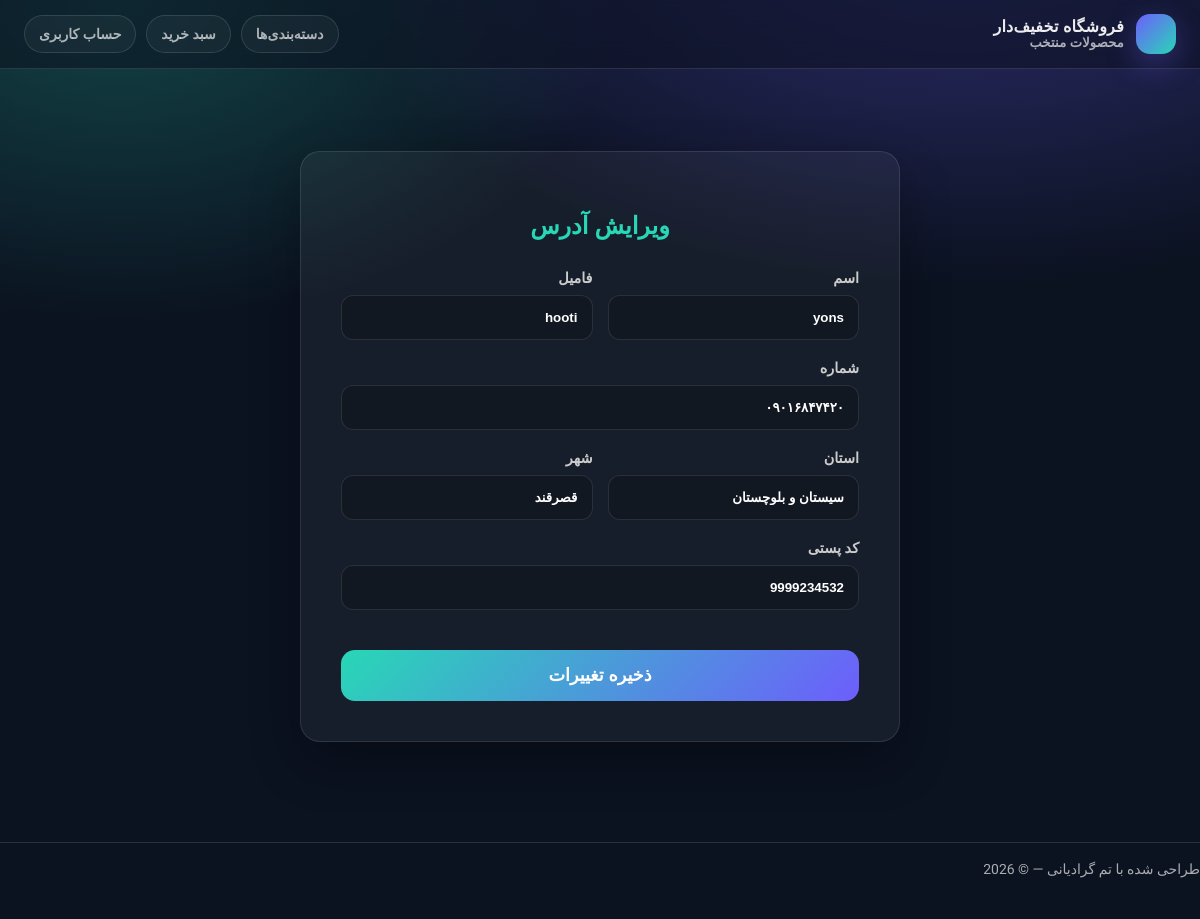
Before: /account/edit_address/1/ (signed in) with the older database file.
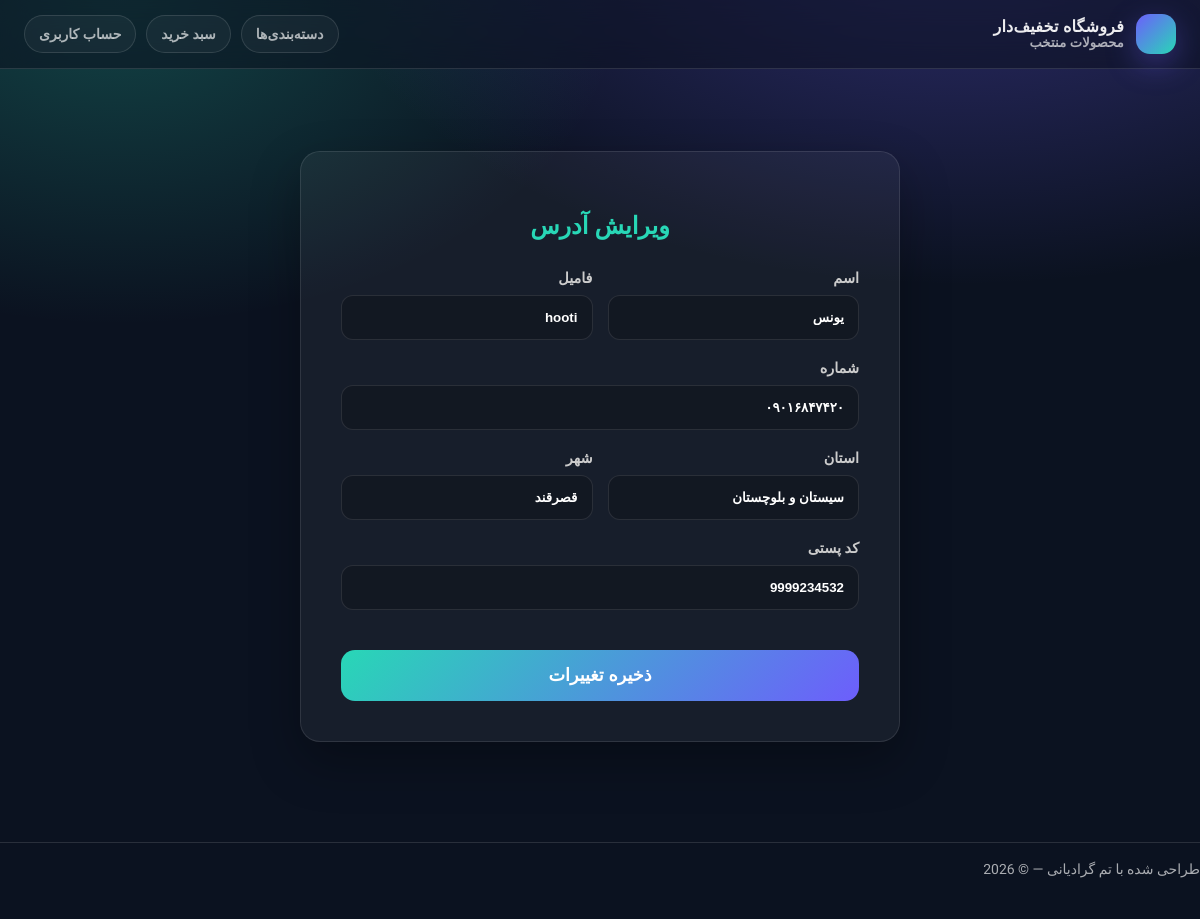
After: the same page with the newer database file.
### account/models.py (models this page shows, shortened)
class AddressUser(models.Model):
    user = models.ForeignKey(User, on_delete=models.CASCADE, related_name='user', verbose_name="کاربر")
    phone_number = models.CharField(max_length=11, null=True, blank=True, verbose_name="شماره")
    first_name = models.CharField(max_length=55, verbose_name='اسم', null=True, blank=True)
    last_name = models.CharField(max_length=55, verbose_name='فامیل', null=True, blank=True)
    province = models.CharField(max_length=255, null=True, blank=True, verbose_name="استان")
    city = models.CharField(max_length=255, null=True, blank=True, verbose_name="شهر")
    cod_post = models.CharField(max_length=10, null=True, blank=True, verbose_name="کد پستی")
    created_at = models.DateTimeField(auto_now_add=True)
    updated_at = models.DateTimeField(auto_now=True)
    class Meta:
        ordering = ['-created_at']
        indexes = [
            models.Index(fields=["-created_at"]),
        ]

### account/views.py (the view, shortened to what this page needs)
# urls.py: path('edit_address/<int:pk>/', views.EditAddressView.as_view(), name='edit_address'),
class EditAddressView(UserPassesTestMixin, generic.UpdateView):
    model = AddressUser
    form_class = AddressCreatedForm
    template_name = "account/address_create.html"
    def test_func(self):
        if not self.request.user.is_authenticated:
            return False
        return True
    def get_context_data(self, **kwargs):
        context = super().get_context_data(**kwargs)
        context['is_edit'] = True
        return context

### account/forms.py
class AddressCreatedForm(forms.ModelForm):
    class Meta:
        model = AddressUser
        fields = ["first_name", "last_name", "phone_number", "province", "city", "cod_post"]
        widgets = {
            "first_name": forms.TextInput(attrs={'class': 'form-input', 'placeholder': 'نام خود را وارد کنید'}),
            "last_name": forms.TextInput(attrs={'class': 'form-input', 'placeholder': 'نام خانوادگی خود را وارد کنید'}),
            "phone_number": forms.TextInput(attrs={'class': 'form-input', 'placeholder': '09xxxxxxxxx'}),
            "province": forms.TextInput(attrs={'class': 'form-input', 'placeholder': 'مثلا: تهران'}),
            "city": forms.TextInput(attrs={'class': 'form-input', 'placeholder': 'مثلا: تهران'}),
            "cod_post": forms.TextInput(attrs={'class': 'form-input', 'placeholder': '12345-67890'}),
        }

### cart/context_processors.py (called while the page is built)
def cart(request):
    return {'cart': Cart(request)}

### account/templates/account/address_create.html (shortened to what this page needs)
{% extends "parent/base.html" %}
{% block content %}
<div class="address-container">
  <h2>{% if is_edit %}ویرایش آدرس{% else %}ثبت آدرس جدید{% endif %}</h2>
  <form method="post">
    <div class="form-row">
      <div class="form-group">
        <label for="{{ form.first_name.id_for_label }}">{{ form.first_name.label }}</label>
        {{ form.first_name }}
      </div>
      <div class="form-group">
        <label for="{{ form.last_name.id_for_label }}">{{ form.last_name.label }}</label>
        {{ form.last_name }}
      </div>
    </div>
    <div class="form-group">
      <label for="{{ form.phone_number.id_for_label }}">{{ form.phone_number.label }}</label>
      {{ form.phone_number }}
    </div>
    <div class="form-row">
      <div class="form-group">
        <label for="{{ form.province.id_for_label }}">{{ form.province.label }}</label>
        {{ form.province }}
      </div>
      <div class="form-group">
        <label for="{{ form.city.id_for_label }}">{{ form.city.label }}</label>
        {{ form.city }}
      </div>
    </div>
    <div class="form-group">
      <label for="{{ form.cod_post.id_for_label }}">{{ form.cod_post.label }}</label>
      {{ form.cod_post }}
    </div>
    <button type="submit" class="btn-submit">
      {% if is_edit %}ذخیره تغییرات{% else %}ثبت آدرس{% endif %}
    </button>
  </form>
</div>
{% endblock %}

Changed rows visible on the page:
changed AddressUser "hooti": first_name "yons" → "یونس"
